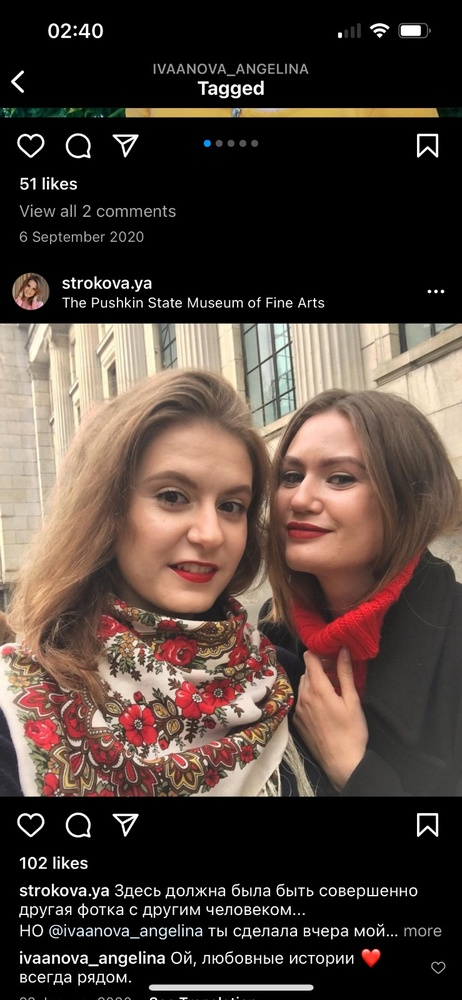
#> input picture face_detection/image3.jpeg, 462 x 1000 px, shrunk from 739 x 1600 before the run
$ python face_detect.py image3.jpeg
#> lines starting #> are read from the running program, lines starting #| are printed output that depends on the picture
#!/usr/bin/env python3
import cv2
import sys
from PIL import Image

#functions used for debugging and extra features
#not functionally relevant for the rest of the script

# blurs image if necessary
def gaussian_blur(image,px1,px2):
    # px1 and 2 should be uneven numbers
    blurred_image= cv2.GaussianBlur(image, (px1,px2), 0)
    return blurred_image

#shows dimensions of a given image
def show_format(image):
    (h, w, c) = image.shape[:3]

    print("width: {} pixels".format(image.shape[1]))
    print("height: {} pixels".format(image.shape[0]))
    print("channels: {} pixels".format(image.shape[2]))

#shows image in pop-up window
def show_image(txt,img):
    cv2.imshow(f"{txt}",img)
    cv2.waitKey(0)
#_____________________________________________________

imagePath = sys.argv[1]
img = Image.open(sys.argv[1])
#> img is the input picture: PIL image 462x1000 RGB; mean R, G, B 78.3, 64.4, 56.9
dimensions= img.size
#> dimensions = (462, 1000)
pixels = img.load()


cascPath = "haarcascade_frontalface_default.xml"

image = cv2.imread(imagePath)
gray = cv2.cvtColor(image, cv2.COLOR_BGR2GRAY)
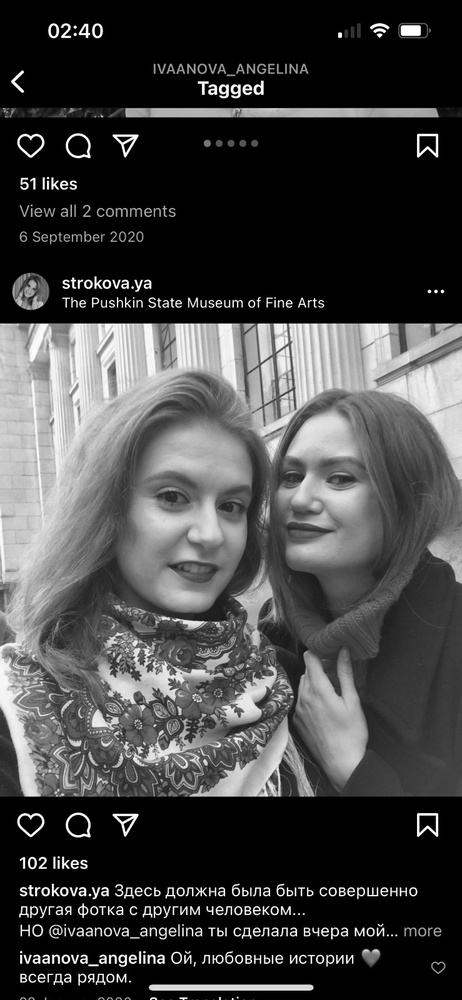
#> gray: shape (1000, 462); min 0, max 255, mean 67.7
face_cascade = cv2.CascadeClassifier(cv2.data.haarcascades + 'haarcascade_frontalface_default.xml')
eye_cascade = cv2.CascadeClassifier(cv2.data.haarcascades + 'haarcascade_eye.xml')


# Detect faces in the image
faces = face_cascade.detectMultiScale(
    gray,
    scaleFactor = 1.2,
    minNeighbors = 5,
    minSize = (30,30)

    )
#> faces = [[244, 424, 141, 141], [105, 431, 179, 179]]

print("Found {0} faces!".format(len(faces)))
#| Found 2 faces!

# Draw a rectangle around the faces
for (x, y, w, h) in faces:
    # cv2.rectangle(image, (x, y), (x+w, y+h), (0, 255, 0), 2)
    print(x,x+w,y,y+h)
    #print(dimensions)
    #show_format(image)
    for i in range(dimensions[0]):
        for j in range(dimensions[1]):
            if i > x and i<x+w and j > y and j< y+h:
                pix = pixels[i,j]
                if j % 100 == 0:
                    print(pix)
#> this loop made 2 passes
#> (printed output is left out)

img.save("image_whiteout.png")
show_image("Faces found!",image)
